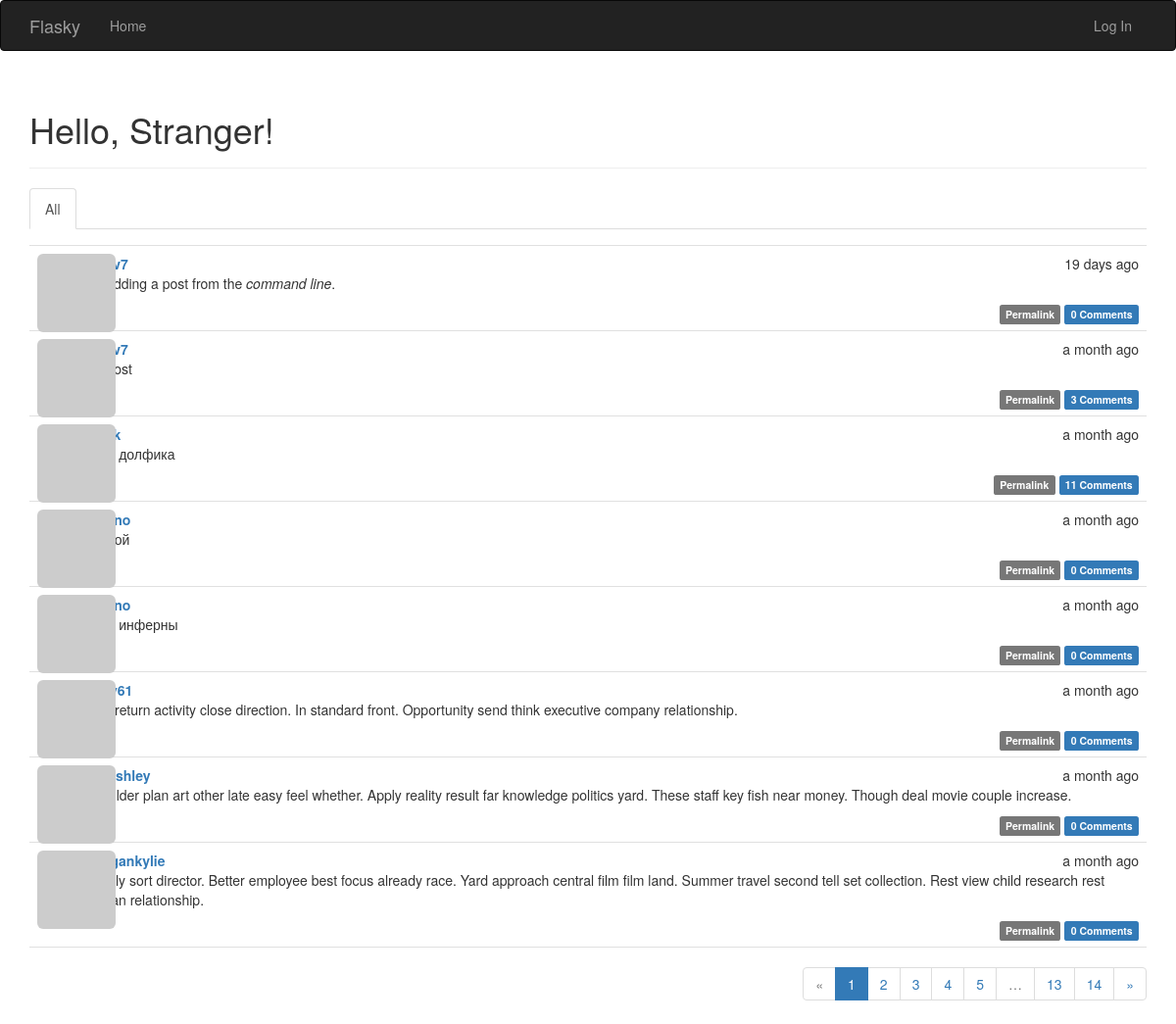
Before: / with the older database file.
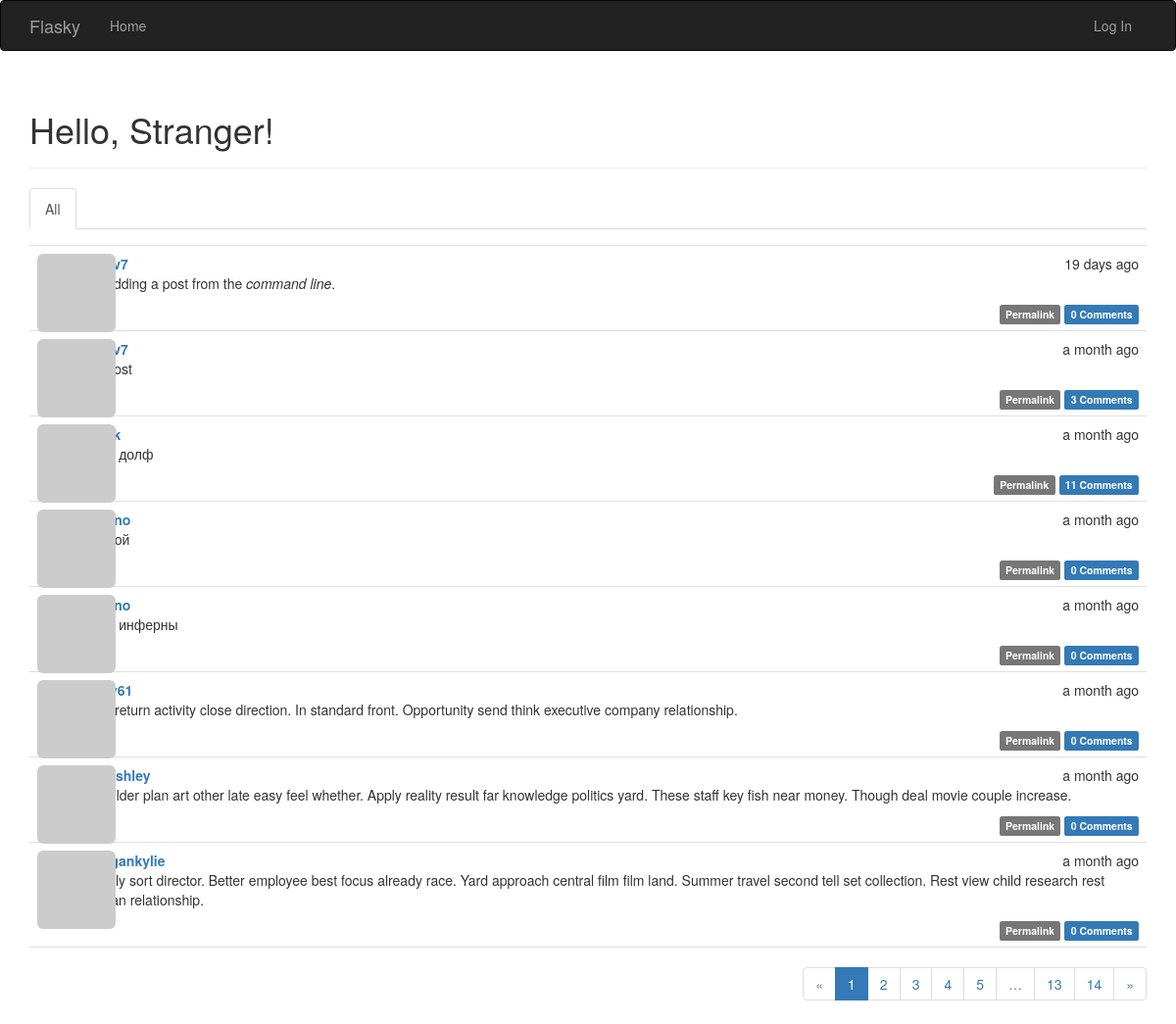
After: the same page with the newer database file.
### app/models.py (models this page shows, shortened)
class Post(db.Model):
    __tablename__ = 'posts'
    id = db.Column(db.Integer, primary_key=True)
    body = db.Column(db.Text)
    body_html = db.Column(db.Text)
    timestamp = db.Column(db.DateTime, index=True, default=datetime.utcnow)
    author_id = db.Column(db.Integer, db.ForeignKey('users.id'))
    comments = db.relationship('Comment', backref='post', lazy='dynamic')

### app/main/views.py (the view)
@main.route('/', methods=['GET', 'POST'])
def index():
    form = PostForm()
    if current_user.can(Permission.WRITE) and form.validate_on_submit():
        post = Post(body=form.body.data,
                    author=current_user._get_current_object())
        db.session.add(post)
        db.session.commit()
        return redirect(url_for('.index'))
    page = request.args.get('page', 1, type=int)
    show_followed = False
    if current_user.is_authenticated:
        show_followed = bool(request.cookies.get('show_followed', ''))
    if show_followed:
        query = current_user.followed_posts
    else:
        query = Post.query
    pagination = query.order_by(Post.timestamp.desc()).paginate(
        page, per_page=current_app.config['FLASKY_POSTS_PER_PAGE'],
        error_out=False)
    posts = pagination.items
    return render_template('index.html', form=form, posts=posts,
                           pagination=pagination, show_followed=show_followed)

### app/auth/views.py (called while the page is built)
@auth.before_app_request
def before_request():
    if current_user.is_authenticated:
        current_user.ping()
        if not current_user.confirmed \
                and request.blueprint != 'auth' \
                and request.endpoint != 'static':
            return redirect(url_for('auth.unconfirmed'))

### app/main/__init__.py (called while the page is built)
@main.app_context_processor
def inject_permissions():
    return dict(Permission=Permission)

### app/models.py (called while the page is built)
    def gravatar(self, size=100, default='identicon', rating='g'):
        if request.is_secure:
            url = 'https://secure.gravatar.com/avatar'
        else:
            url = 'http://secure.gravatar.com/avatar'
        hash = hashlib.md5(self.email.lower().encode('utf-8')).hexdigest()
        return f'{url}/{hash}?s={size}&d={default}&r={rating}'

    def can(self, permissions):
        return False

    def is_administrator(self):
        return False

### app/templates/index.html (shortened to what this page needs)
{% extends "base.html" %}
{% import "bootstrap/wtf.html" as wtf %}
{% import "_macros.html" as macros %}
{% block page_content %}
<div class="page-header">
    <h1>Hello,
{% if current_user.is_authenticated %}{{ current_user.username }}{% else %}Stranger{% endif %}!</h1>
</div>
<div class="post-tabs">
    <ul class="nav nav-tabs">
        <li{% if not show_followed %} class="active"{% endif %}><a href="{{ url_for('.show_all') }}">All</a></li>
    </ul>
</div>
{% include '_posts.html' %}
{% if pagination %}
<div class="pagination">
    {{ macros.pagination_widget(pagination, '.index') }}
</div>
{% endif %}
{% endblock %}

### app/templates/_posts.html (shortened to what this page needs)
<ul class="posts">
    {% for post in posts %}
    <li class="post">
        <div class="profile-thumbnail">
            <a href="{{ url_for('.user', username=post.author.username) }}">
                <img class="img-rounded profile-thumbnail" src="{{ post.author.gravatar(size=40) }}">
            </a>
        </div>
        <div class="post-date">{{ moment(post.timestamp).fromNow() }}</div>
        <div class="post-author">
            <a href="{{ url_for('.user', username=post.author.username) }}">
                {{ post.author.username }}
            </a>
        </div>
       <div class="post-content">
        <div class="post-body">
            {% if post.body_html %}
                {{ post.body_html | safe }}
            {% else %}
                {{ post.body }}
        {% endif %}
        </div>
        <div class="post-footer">
            <a href="{{ url_for('.post', id=post.id) }}">
                <span class="label label-default">Permalink</span></a>
            <a href="{{ url_for('.post', id=post.id) }}#comments">
                <span class="label label-primary">
                {{ post.comments.count() }} Comments
                </span></a>
        </div>
</div>
    </li>
    {% endfor %}
</ul>

Changed rows visible on the page:
changed Post: body_html "Пост долфика" → "Пост долф"
